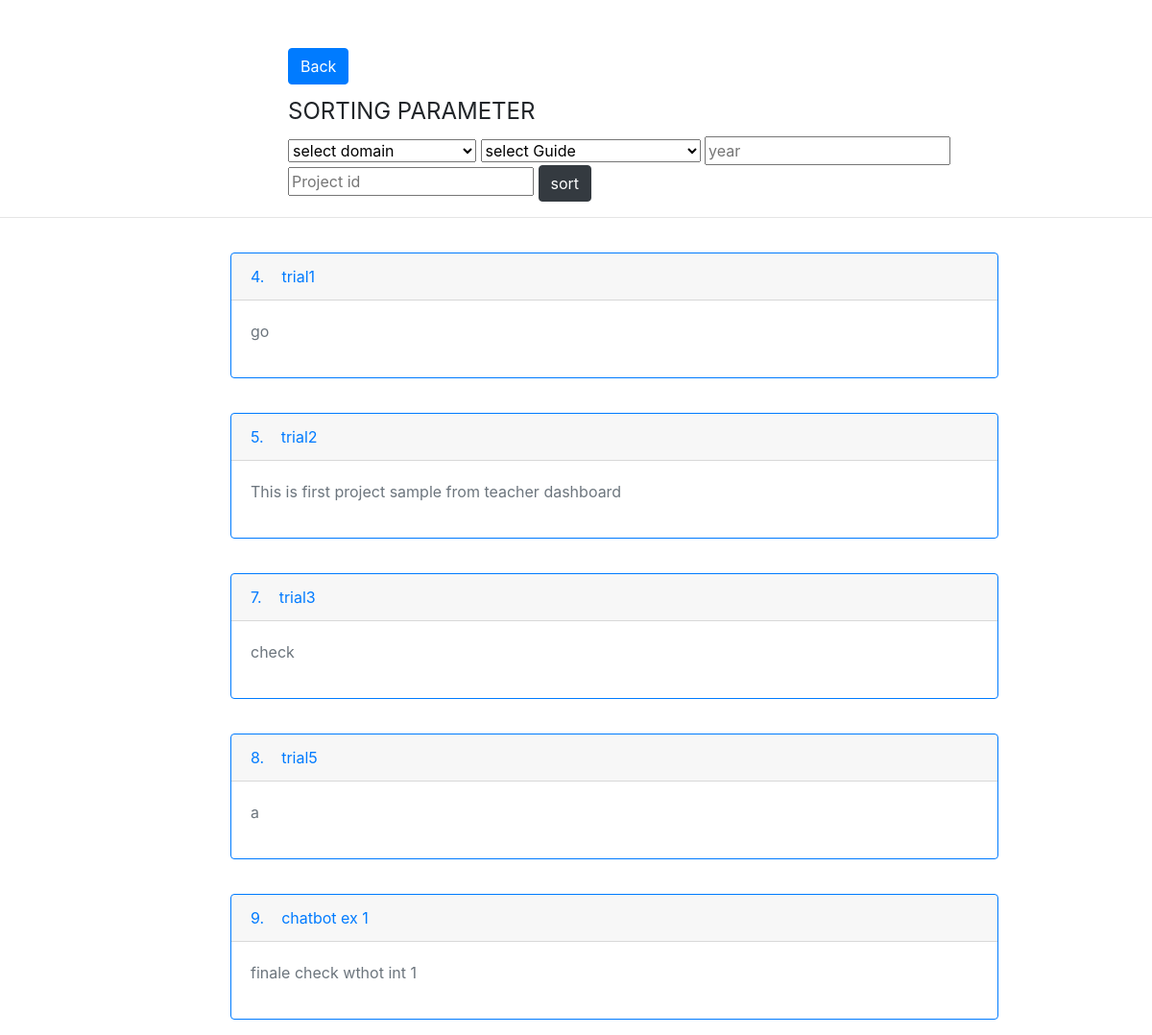
/repositorydashboard.php (signed in), run on the app's committed database.
### tables this page shows
CREATE TABLE `project` (
  `project_id` int(11) NOT NULL,
  `project_title` varchar(255) DEFAULT NULL,
  `year_upload` int(11) DEFAULT NULL,
  `domain_id` int(11) DEFAULT NULL,
  `mentor_id` int(11) DEFAULT NULL,
  `user_id` int(11) DEFAULT NULL,
  `department_id` int(11) DEFAULT NULL,
  `mem_1_lead` varchar(255) DEFAULT NULL,
  `roll_no_1` varchar(10) DEFAULT NULL,
  `mem_2` varchar(255) DEFAULT NULL,
  `roll_no_2` varchar(10) DEFAULT NULL,
  `mem_3` varchar(255) DEFAULT NULL,
  `roll_no_3` varchar(10) DEFAULT NULL,
  `mem_4` varchar(255) DEFAULT NULL,
  `roll_no_4` varchar(10) DEFAULT NULL,
  `mem_5` varchar(255) DEFAULT NULL,
  `roll_no_5` varchar(10) DEFAULT NULL,
  `mem_6` varchar(255) DEFAULT NULL,
  `roll_no_6` varchar(10) DEFAULT NULL,
  `ssummary` varchar(550) DEFAULT NULL,
  `synopsis_path` varchar(300) DEFAULT NULL,
  `ppt_path` varchar(300) DEFAULT NULL,
  `report_path` varchar(300) DEFAULT NULL,
  `publication_path` varchar(300) DEFAULT NULL,
  `vid_link` varchar(400) DEFAULT NULL
);

### repositorydashboard.php (the view, shortened to what this page needs)
<?php
require_once "pdo.php";
if(!isset($_POST['sort'])){
  $stmth = $pdo->query('SELECT * FROM project');
  $rowh = $stmth->fetchAll(PDO::FETCH_ASSOC);
}
  $stmti = $pdo->query("SELECT * FROM vdummy WHERE user_id=".$_SESSION['userid']);
	$rowsi = $stmti->fetchAll(PDO::FETCH_ASSOC);
	foreach ($rowsi as $row) {
     if($row['role_id']==1){
		$back="admindashboard.php";
   }
   else if($row['year_study']==4){
  $back="studentdashboard.php";
   }
	 else if($row['role_id']==3){
     $back="teacherdashboard.php";
	 }
	 else{
	 $back="index.php";
	 }
	 }
?>
<head>
</head>
<body>
  <link
    rel="stylesheet"
    href="https://cdn.jsdelivr.net/npm/bootstrap@4.5.3/dist/css/bootstrap.min.css"
  />
<a href="<?php echo $back; ?>"><button type="button" class="btn btn-primary" style="margin-top:50px;margin-left:300px;margin-bottom:10px;display:block;">Back</button></a>
<form method="post">
<div style="margin-left:300px;">
  <legend > SORTING PARAMETER</legend>
<select id="domain" name="domain">
  <optgroup label="domain">
    <option value=""><b>select domain</b></option>
  </optgroup>
</select>
<select id="guide" name="guide">
  <optgroup label="guide">
    <option value=""><b>select Guide</b></option>
  </optgroup>
</select>
<input type="number" name="year" placeholder="year">
<input type="number" name="proj_id" placeholder="Project id">
<input type="submit" name="sort" value="sort" class="btn btn-dark">
</form>
<hr>
<?php
foreach($rowh as $rowsh){
  echo '<a href="projdet.php?id='.urlencode($rowsh['project_id']).'">
    <div
    class="card border-primary mb-3"
    style="max-width: 50rem; margin-left: 20%"
  >
    <div class="card-header"><span>'.htmlentities($rowsh['project_id']).'. &nbsp &nbsp</span><span>'.htmlentities($rowsh['project_title']).'</span></div>
    <div class="card-body text-secondary">
      <p><span class="card-text">'.htmlentities($rowsh['ssummary']).'</span></p>
    </div>
  </div>
  </a>';
}
?>
</body>

### repositorydashboard.php (style rules this page uses)
body { background-image: linear-gradient(rgba(255,255,255,.7), rgba(255,255,255,.7)), url('https://media-exp1.licdn.com/dms/image/C511BAQHu2Pn4c6EQxg/company-background_10000/0?e=2159024400&v=beta&t=g93DaDC9M0qAHrTa9bz522BwMcaqIGZlMeBI-QrwQSw'); background-size: 100%; }
.card { margin-top: 3%; }

### data on the page
project: project_id "4", project_title "trial1", ssummary "go"
project: project_id "5", project_title "trial2", ssummary "This is first project sample from teacher dashboard"
project: project_id "7", project_title "trial3", ssummary "check"
project: project_id "8", project_title "trial5", ssummary "a"
project: project_id "9", project_title "chatbot ex 1", ssummary "finale check wthot int 1"
